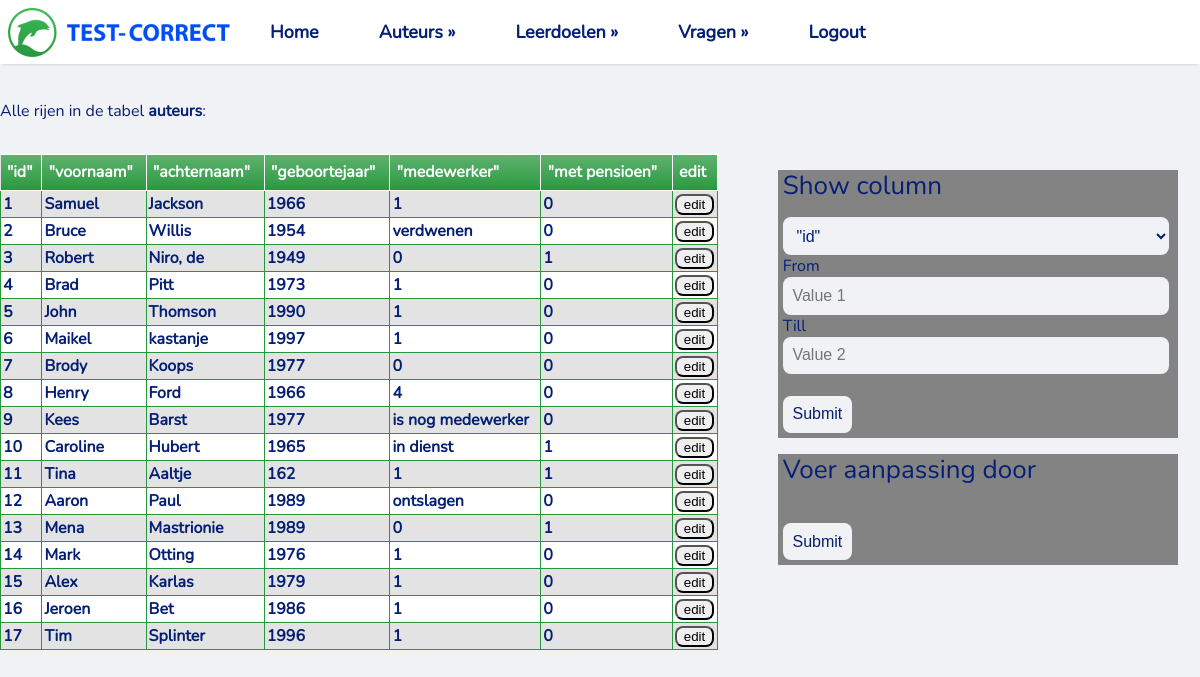
/table_details/auteurs, run on the app's committed database.
### tables this page shows
CREATE TABLE `auteurs` (
  `id` integer NOT NULL
,  `voornaam` varchar(80) NOT NULL
,  `achternaam` varchar(80) NOT NULL
,  `geboortejaar` integer DEFAULT NULL
,  `medewerker` varchar(250) NOT NULL
,  `met pensioen` integer NOT NULL
);

### app.py (the view)
@app.route("/table_details/<table_name>")
def table_content(table_name=None):
    tables = dbm.get_table_list()
    columns = dbm.get_columns(table_name)
    if not table_name:
        return "Missing table name", 400  # HTTP 400 = Bad Request
    else:
        rows, column_names = dbm.get_table_content(table_name)
        return render_template(
            "table_details.html", rows=rows, columns=columns, table_name=table_name, table_list=tables)

### lib/tablemodel.py (called while the page is built)
    def run_query(self, sql_query):
        conn = sqlite3.connect(self.database_file)
        c = conn.cursor()
        c.execute(sql_query)
        tables = c.fetchall()
        conn.close()
        return tables

    def get_table_list(self):
        cursor = sqlite3.connect(self.database_file).cursor()
        cursor.execute("SELECT name FROM sqlite_master WHERE type='table'")
        tables = [table[0] for table in cursor.fetchall()]
        return tables

    def get_table_content(self, table_name):
        cursor = sqlite3.connect(self.database_file).cursor()
        cursor.execute(f"SELECT * FROM {table_name}")
        table_headers = [column_name[0] for column_name in cursor.description]
        table_content = cursor.fetchall()
        return table_content, table_headers

    def get_columns(self, table):
        sql_query = f"PRAGMA table_info({table})"
        result = self.run_query(sql_query)
        table_list = ["\"{}\"".format(val[1]) for val in result]
        return table_list

### templates/table_details.html (shortened to what this page needs)
<!DOCTYPE html>
<html lang="en">
<head>
    <link rel="stylesheet" href="../static/basic.css" type="text/css">
</head>
<body>
{% include "/navbar.html" %}
<div>
    <p>Alle rijen in de tabel <b>{{ table_name }}</b>:</p>
    <div class="grid-container">
        <div class="grid-item2">
            <div class="select-filter">
                <p>
                <h2>Show column</h2></p>
                <form action="/table_details/{{ table_name }}/filtered" METHOD="POST">
                    <div class="box">
                        <select class="input_select" name="Value_1">
                            {% for column_name in columns %}
                                <option id="column" name="Value_1">{{ column_name }}</option>
                            {% endfor %}
                        </select>
                    </div>
                    <div>
                        <label for="fname">From</label><br>
                        <input class="input_select" type="number" name="Value_2" placeholder="Value 1" value="" required><br>
                        <label for="lname">Till</label><br>
                        <input class="input_select" type="number" name="Value_3" placeholder="Value 2" value="" required><br><br>
                        <input onclick="return confirm('Are you sure?') " type="submit" value="Submit">
                    </div>
                </form>
            </div>
            <div class="select-filter">
                <p>
                <h2>Voer aanpassing door</h2></p>
                <form action="/table_details/{{ table_name }}/update" METHOD="POST" onsubmit="location.reload();">
                        <br>
                        <input onclick="return confirm('Are you sure?') " type="submit" value="Submit">
                </form>
            </div>
        </div>
        <div class="grid-item1">
            <table>
                <thead>
                <tr>
                    {% for column in columns %}
                        <th>{{ column  }}</th>
                    {% endfor %}
                    <th>edit</th>
                </tr>
                </thead>
                <tbody>
                {% for row in rows %}
                    <tr class="active-row">
                        {% for field in row %}
                            <td>{{ field }}</td>
                        {% endfor %}
                        <td>
                            <form action="/table_details/{{ table_name }}" METHOD="POST">
                                <div>
                                    <button class="input_select" type="submit" name="rowid" value="{{ row[0] }}"
                                            onclick="return confirm('Edit row with ID number {{ row[0] }}')">edit
                                    </button>
                                </div>
                            </form>
                    </tr>
                {% endfor %}
                </tbody>
            </table>
        </div>
    </div>
</div>
</body>
</html>

### static/basic.css (style rules this page uses)
* { box-sizing: border-box }
:root { --sans: 1em/1.6 system-ui, -apple-system, BlinkMacSystemFont, Segoe UI, Roboto, Oxygen, Ubuntu, Cantarell, Droid Sans, Helvetica Neue, Fira Sans, sans-serif; --mono: SFMono-Regular, Consolas, 'Liberation Mono', Menlo, Courier, 'Courier New', monospace; --font-nunito: url("../static/fonts/Nunito-Regular.ttf"); --c1: #ffffff; --c2: #f0f2f5; --c3: #f0f2f5; --c4: #041f74; --c5:#000; --c6: #000000; --m1: 8px; --rc: 8px; }
html { -ms-text-size-adjust: 100%; -webkit-text-size-adjust: 100%; }
body { margin: 100px 0 0; font-family: 'Nunito', serif; font-weight: 400; font-style: normal; text-rendering: optimizeLegibility; -webkit-font-smoothing: antialiased; background-color: var(--c3); color: var(--c4); }
table { border: 0px solid #27973D;background-color: #e3e3e3;width: 100% ;text-align: left; }
table td, table.purpleHorizon th { border: 1px solid #27973d;padding: 2px 2px; }
table tbody td { font-size: 16px;font-weight: bold;color: #041f74; }
table tr:nth-child(even) { background: #ffffff; }
table thead { background: #27973D;background: -moz-linear-gradient(top, #5db16d 0%, #3ca150 66%, #27973D 100%); background: -webkit-linear-gradient(top, #5db16d 0%, #3ca150 66%, #27973D 100%); background: linear-gradient(to bottom, #5db16d 0%, #3ca150 66%, #27973D 100%);border-bottom: 0px solid #270096; }
table thead th { font-size: 16px;font-weight: bold;color: #FFFFFF;text-align: left;border-left: 0px solid #041f74; }
table thead th:first-child { border-left: none; }
.grid-item1 { grid-area: Tabel; }
.grid-item2 { grid-area: SelectForm; width: 400px; height:400px ;margin-top: 16px; margin-left: 60px; text-align: left; }
.grid-container { display: grid; grid-template-areas: 'Tabel Tabel Tabel Tabel SelectForm SelectForm' 'Tabel Tabel Tabel Tabel SelectForm SelectForm'; }
.select-filter { width:100% ; height:auto; background-color: #838383; text-align: left; padding-left: 5px; padding-right: 5px; padding-bottom: 5px; }
.input_select { width: 99%; }
h1,h2,h3,h4,h5,h6 { margin: 0.6em 0; font-weight: normal }
h2 { font-size: 1.625em; line-height: 1.2 }
table { border-collapse: collapse; border-spacing: 0; margin:1em 0 }
th, td { text-align: left; vertical-align: top; border: 1px solid; padding: 0.4em }
thead,tfoot { background: var(--c2) }
pre,code,input,select,textarea,button,img { border-radius: var(--rc) }
input, select, textarea { font-size: 1em; color:var(--c4); background: var(--c2); border: 0; padding: 0.6em }

### data on the page
auteurs: row "1" "0", voornaam "Samuel", achternaam "Jackson", geboortejaar "1966", medewerker "1"
auteurs: row "2" "0", voornaam "Bruce", achternaam "Willis", geboortejaar "1954", medewerker "verdwenen"
auteurs: row "3" "0" "1", voornaam "Robert", achternaam "Niro, de", geboortejaar "1949"
auteurs: row "4" "1" "0", voornaam "Brad", achternaam "Pitt", geboortejaar "1973"
auteurs: row "5" "1" "0", voornaam "John", achternaam "Thomson", geboortejaar "1990"
auteurs: row "6" "1" "0", voornaam "Maikel", achternaam "kastanje", geboortejaar "1997"
auteurs: row "7" "0" "0", voornaam "Brody", achternaam "Koops", geboortejaar "1977"
auteurs: row "8" "4" "0", voornaam "Henry", achternaam "Ford", geboortejaar "1966"
auteurs: row "9" "0", voornaam "Kees", achternaam "Barst", geboortejaar "1977", medewerker "is nog medewerker"
auteurs: row "10" "1", voornaam "Caroline", achternaam "Hubert", geboortejaar "1965", medewerker "in dienst"
auteurs: row "11" "162" "1" "1", voornaam "Tina", achternaam "Aaltje"
auteurs: row "12" "0", voornaam "Aaron", achternaam "Paul", geboortejaar "1989", medewerker "ontslagen"
auteurs: row "13" "0" "1", voornaam "Mena", achternaam "Mastrionie", geboortejaar "1989"
auteurs: row "14" "1" "0", voornaam "Mark", achternaam "Otting", geboortejaar "1976"
auteurs: row "15" "1" "0", voornaam "Alex", achternaam "Karlas", geboortejaar "1979"
auteurs: row "16" "1" "0", voornaam "Jeroen", achternaam "Bet", geboortejaar "1986"
auteurs: row "17" "1" "0", voornaam "Tim", achternaam "Splinter", geboortejaar "1996"

### other printed values
{{ table_name }} "auteurs"
{{ column }} "\"id\"" "\"voornaam\"" "\"achternaam\"" "\"geboortejaar\"" "\"medewerker\"" "\"met pensioen\""
form field Value_1 "\"id\""
